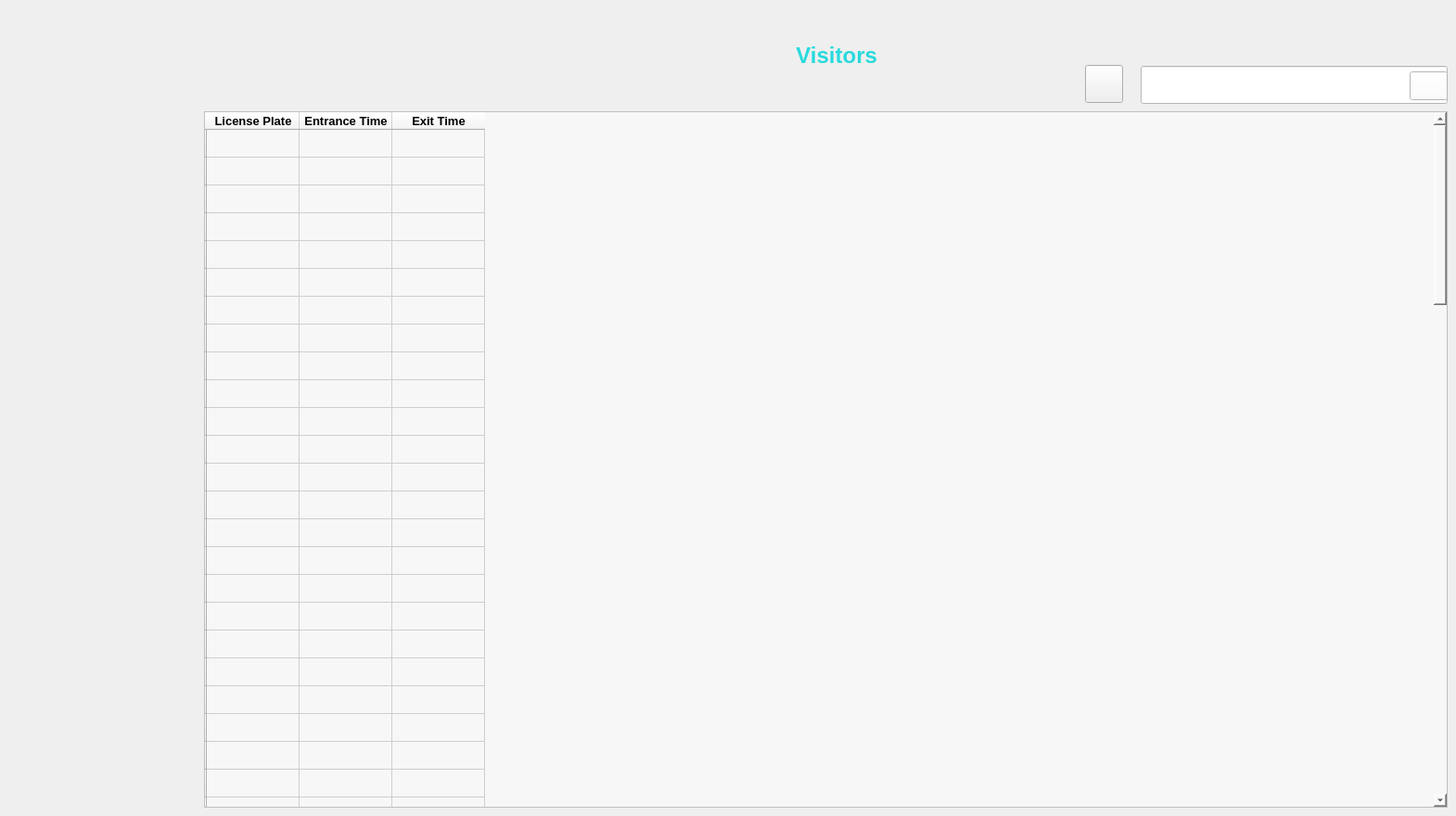
             <widget class="QWidget" name="visitors">
              <widget class="QTableWidget" name="tableWidget_4">
               <property name="geometry">
                <rect>
                 <x>220</x>
                 <y>120</y>
                 <width>1341</width>
                 <height>751</height>
                </rect>
               </property>
               <property name="styleSheet">
                <string notr="true">background-color: rgb(247, 247, 247);</string>
               </property>
               <row>
                <property name="text">
                 <string/>
                </property>
               </row>
               <row>
                <property name="text">
                 <string/>
                </property>
               </row>
               <row>
                <property name="text">
                 <string/>
                </property>
               </row>
               <row>
                <property name="text">
                 <string/>
                </property>
               </row>
               <row>
                <property name="text">
                 <string/>
                </property>
               </row>
               <row>
                <property name="text">
                 <string/>
                </property>
               </row>
               <row>
                <property name="text">
                 <string/>
                </property>
               </row>
               <row>
                <property name="text">
                 <string/>
                </property>
               </row>
               <row>
                <property name="text">
                 <string/>
                </property>
               </row>
               <row>
                <property name="text">
                 <string/>
                </property>
               </row>
               <row>
                <property name="text">
                 <string/>
                </property>
               </row>
               <row>
                <property name="text">
                 <string/>
                </property>
               </row>
               <row>
                <property name="text">
                 <string/>
                </property>
               </row>
               <row>
                <property name="text">
                 <string/>
                </property>
               </row>
               <row>
                <property name="text">
                 <string/>
                </property>
               </row>
               <row>
                <property name="text">
                 <string/>
                </property>
               </row>
               <row>
                <property name="text">
                 <string/>
                </property>
               </row>
               <row>
                <property name="text">
                 <string/>
                </property>
               </row>
               <row>
                <property name="text">
                 <string/>
                </property>
               </row>
               <row>
                <property name="text">
                 <string/>
                </property>
               </row>
               <row>
                <property name="text">
                 <string/>
                </property>
               </row>
               <row>
                <property name="text">
                 <string/>
                </property>
               </row>
               <row>
                <property name="text">
                 <string/>
                </property>
               </row>
               <row>
                <property name="text">
                 <string/>
                </property>
               </row>
               <row>
                <property name="text">
                 <string/>
                </property>
               </row>
               <row>
                <property name="text">
                 <string/>
                </property>
               </row>
               <row>
                <property name="text">
                 <string/>
                </property>
               </row>
               <row>
                <property name="text">
                 <string/>
                </property>
               </row>
               <row>
                <property name="text">
                 <string/>
                </property>
               </row>
               <row>
                <property name="text">
                 <string/>
                </property>
               </row>
               <row>
                <property name="text">
                 <string/>
                </property>
               </row>
               <row>
                <property name="text">
                 <string/>
                </property>
               </row>
               <row>
                <property name="text">
                 <string/>
                </property>
               </row>
               <row>
                <property name="text">
                 <string/>
                </property>
               </row>
               <row>
                <property name="text">
                 <string/>
                </property>
               </row>
               <row>
                <property name="text">
                 <string/>
                </property>
               </row>
               <row>
                <property name="text">
                 <string/>
                </property>
               </row>
               <row>
                <property name="text">
                 <string/>
                </property>
               </row>
               <row>
                <property name="text">
                 <string/>
                </property>
               </row>
               <row>
                <property name="text">
                 <string/>
                </property>
               </row>
               <row>
                <property name="text">
                 <string/>
                </property>
               </row>
               <row>
                <property name="text">
                 <string/>
                </property>
               </row>
               <row>
                <property name="text">
                 <string/>
                </property>
               </row>
               <row>
                <property name="text">
                 <string/>
                </property>
               </row>
               <row>
                <property name="text">
                 <string/>
                </property>
               </row>
               <row>
                <property name="text">
                 <string/>
                </property>
               </row>
               <row>
                <property name="text">
                 <string/>
                </property>
               </row>
               <row>
                <property name="text">
                 <string/>
                </property>
               </row>
               <row>
                <property name="text">
                 <string/>
                </property>
               </row>
               <row>
                <property name="text">
                 <string/>
                </property>
               </row>
               <row>
                <property name="text">
                 <string/>
                </property>
               </row>
               <row>
                <property name="text">
                 <string/>
                </property>
               </row>
               <row>
                <property name="text">
                 <string/>
                </property>
               </row>
               <row>
                <property name="text">
                 <string/>
                </property>
               </row>
               <row>
                <property name="text">
                 <string/>
                </property>
               </row>
               <row>
                <property name="text">
                 <string/>
                </property>
               </row>
               <row>
                <property name="text">
                 <string/>
                </property>
               </row>
               <row>
                <property name="text">
                 <string/>
                </property>
               </row>
               <row>
                <property name="text">
                 <string/>
                </property>
               </row>
               <row>
                <property name="text">
                 <string/>
                </property>
               </row>
               <row>
                <property name="text">
                 <string/>
                </property>
               </row>
               <row>
                <property name="text">
                 <string/>
                </property>
               </row>
               <row>
                <property name="text">
                 <string/>
                </property>
               </row>
               <row>
                <property name="text">
                 <string/>
                </property>
               </row>
               <row>
                <property name="text">
                 <string/>
                </property>
               </row>
               <row>
                <property name="text">
                 <string/>
                </property>
               </row>
               <row>
                <property name="text">
                 <string/>
                </property>
               </row>
               <row>
                <property name="text">
                 <string/>
                </property>
               </row>
               <row>
                <property name="text">
                 <string/>
                </property>
               </row>
               <row>
                <property name="text">
                 <string/>
                </property>
               </row>
               <row>
                <property name="text">
                 <string/>
                </property>
               </row>
               <row>
                <property name="text">
                 <string/>
                </property>
               </row>
               <row>
                <property name="text">
                 <string/>
                </property>
               </row>
               <row>
                <property name="text">
                 <string/>
                </property>
               </row>
               <row>
                <property name="text">
                 <string/>
                </property>
               </row>
               <row>
                <property name="text">
                 <string/>
                </property>
               </row>
               <row>
                <property name="text">
                 <string/>
                </property>
               </row>
               <row>
                <property name="text">
                 <string/>
                </property>
               </row>
               <row>
                <property name="text">
                 <string/>
                </property>
               </row>
               <row>
                <property name="text">
                 <string/>
                </property>
               </row>
               <row>
                <property name="text">
                 <string/>
                </property>
               </row>
               <row>
                <property name="text">
                 <string/>
                </property>
               </row>
               <row>
                <property name="text">
                 <string/>
                </property>
               </row>
               <row>
                <property name="text">
                 <string/>
                </property>
               </row>
               <row>
                <property name="text">
                 <string/>
                </property>
               </row>
               <row>
                <property name="text">
                 <string/>
                </property>
               </row>
               <row>
                <property name="text">
                 <string/>
                </property>
               </row>
               <row>
                <property name="text">
                 <string/>
                </property>
               </row>
               <row>
                <property name="text">
                 <string/>
                </property>
               </row>
               <column>
                <property name="text">
                 <string>License Plate</string>
                </property>
                <property name="font">
                 <font>
                  <pointsize>10</pointsize>
                  <weight>75</weight>
                  <bold>true</bold>
                 </font>
                </property>
               </column>
               <column>
                <property name="text">
                 <string>Entrance Time</string>
                </property>
                <property name="font">
                 <font>
                  <pointsize>10</pointsize>
                  <weight>75</weight>
                  <bold>true</bold>
                 </font>
                </property>
               </column>
               <column>
                <property name="text">
                 <string>Exit Time</string>
                </property>
                <property name="font">
                 <font>
                  <pointsize>10</pointsize>
                  <weight>75</weight>
                  <bold>true</bold>
                 </font>
                </property>
               </column>
              </widget>
              <widget class="QLabel" name="label_7">
               <property name="geometry">
                <rect>
                 <x>710</x>
                 <y>40</y>
                 <width>391</width>
                 <height>41</height>
                </rect>
               </property>
               <property name="font">
                <font>
                 <family>MS Shell Dlg 2</family>
                 <pointsize>20</pointsize>
                 <weight>75</weight>
                 <bold>true</bold>
                </font>
               </property>
               <property name="styleSheet">
                <string notr="true"/>
               </property>
               <property name="text">
                <string>&lt;html&gt;&lt;head/&gt;&lt;body&gt;&lt;p align=&quot;center&quot;&gt;&lt;span style=&quot; font-size:18pt; color:#28dadd;&quot;&gt;Visitors &lt;/span&gt;&lt;/p&gt;&lt;/body&gt;&lt;/html&gt;</string>
               </property>
               <property name="alignment">
                <set>Qt::AlignCenter</set>
               </property>
              </widget>
              <widget class="QLineEdit" name="lineEdit_8">
               <property name="geometry">
                <rect>
                 <x>1230</x>
                 <y>71</y>
                 <width>331</width>
                 <height>41</height>
                </rect>
               </property>
               <property name="styleSheet">
                <string notr="true">background-color: rgb(255, 255, 255);</string>
               </property>
              </widget>
              <widget class="QPushButton" name="pushButton_11">
               <property name="geometry">
                <rect>
                 <x>1520</x>
                 <y>77</y>
                 <width>41</width>
                 <height>31</height>
                </rect>
               </property>
               <property name="styleSheet">
                <string notr="true">background-color: rgb(255, 255, 255);</string>
               </property>
               <property name="text">
                <string/>
               </property>
               <property name="icon">
                <iconset resource="iconengines/resource.qrc">
                 <normaloff>:/icons/search.svg</normaloff>:/icons/search.svg</iconset>
               </property>
               <property name="iconSize">
                <size>
                 <width>25</width>
                 <height>30</height>
                </size>
               </property>
              </widget>
              <widget class="QPushButton" name="pushButton_12">
               <property name="geometry">
                <rect>
                 <x>1170</x>
                 <y>70</y>
                 <width>41</width>
                 <height>41</height>
                </rect>
               </property>
               <property name="text">
                <string/>
               </property>
               <property name="icon">
                <iconset resource="iconengines/resource.qrc">
                 <normaloff>:/icons/refresh-cw.svg</normaloff>:/icons/refresh-cw.svg</iconset>
               </property>
               <property name="iconSize">
                <size>
                 <width>25</width>
                 <height>30</height>
                </size>
               </property>
              </widget>
             </widget>
